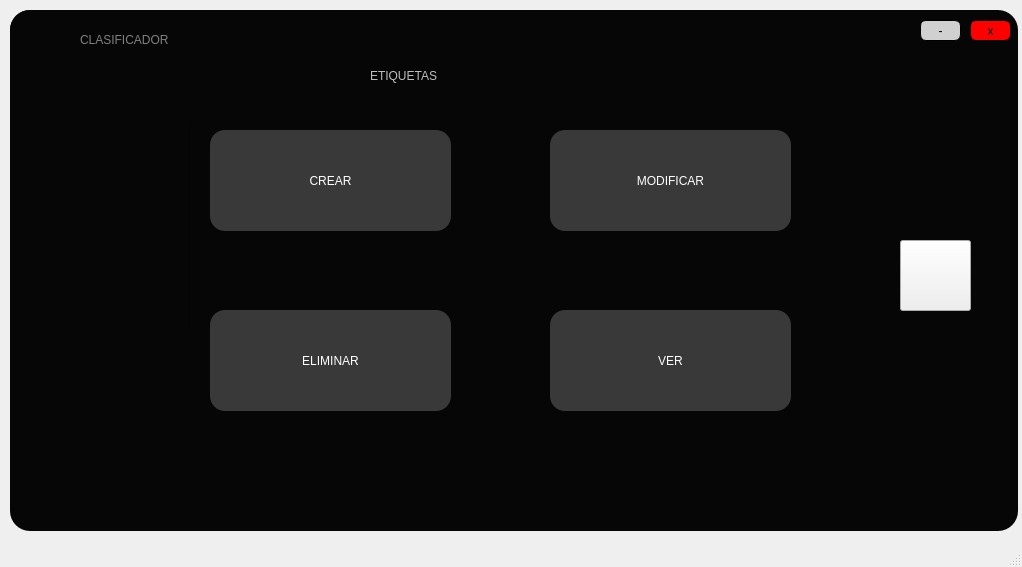
<?xml version="1.0" encoding="UTF-8"?>
<ui version="4.0">
 <class>MainWindow</class>
 <widget class="QMainWindow" name="MainWindow">
  <property name="geometry">
   <rect>
    <x>0</x>
    <y>0</y>
    <width>1022</width>
    <height>567</height>
   </rect>
  </property>
  <property name="windowTitle">
   <string>MainWindow</string>
  </property>
  <widget class="QWidget" name="centralwidget">
   <widget class="QWidget" name="widget_3" native="true">
    <property name="geometry">
     <rect>
      <x>10</x>
      <y>10</y>
      <width>1008</width>
      <height>521</height>
     </rect>
    </property>
    <property name="cursor">
     <cursorShape>ArrowCursor</cursorShape>
    </property>
    <property name="styleSheet">
     <string notr="true">QWidget#widget_3{

background-color: rgb(6, 6, 6);
border-radius:20px;
}</string>
    </property>
    <widget class="QFrame" name="frame_3">
     <property name="geometry">
      <rect>
       <x>0</x>
       <y>0</y>
       <width>1001</width>
       <height>51</height>
      </rect>
     </property>
     <property name="styleSheet">
      <string notr="true">QFrame#frame_3{
	background-color: rgb(6, 6, 6);
border-top-left-radius:20px;
border-top-right-radius:20px;

}</string>
     </property>
     <property name="frameShape">
      <enum>QFrame::StyledPanel</enum>
     </property>
     <property name="frameShadow">
      <enum>QFrame::Raised</enum>
     </property>
     <widget class="QPushButton" name="min_3">
      <property name="geometry">
       <rect>
        <x>910</x>
        <y>10</y>
        <width>41</width>
        <height>21</height>
       </rect>
      </property>
      <property name="cursor">
       <cursorShape>PointingHandCursor</cursorShape>
      </property>
      <property name="styleSheet">
       <string notr="true">QPushButton#min_3{
	background-color: rgb(208, 208, 208);
font: 16pt &quot;MS Shell Dlg 2&quot;;
border-radius:6px;
border: 1px solid black;


}</string>
      </property>
      <property name="text">
       <string>-</string>
      </property>
     </widget>
     <widget class="QPushButton" name="cerrar_3">
      <property name="geometry">
       <rect>
        <x>960</x>
        <y>10</y>
        <width>41</width>
        <height>21</height>
       </rect>
      </property>
      <property name="cursor">
       <cursorShape>PointingHandCursor</cursorShape>
      </property>
      <property name="styleSheet">
       <string notr="true">QPushButton#cerrar_3{

background-color: rgb(255, 0, 0);
border-radius:6px;
border: 1px solid black;
font: 11pt &quot;MS Shell Dlg 2&quot;;

}</string>
      </property>
      <property name="text">
       <string>x</string>
      </property>
     </widget>
     <widget class="QLabel" name="label_4">
      <property name="geometry">
       <rect>
        <x>20</x>
        <y>10</y>
        <width>41</width>
        <height>41</height>
       </rect>
      </property>
      <property name="styleSheet">
       <string notr="true">border-image: url(:/Iconos/Icono youtube.png);</string>
      </property>
      <property name="text">
       <string/>
      </property>
     </widget>
     <widget class="QLabel" name="label_2">
      <property name="geometry">
       <rect>
        <x>70</x>
        <y>20</y>
        <width>181</width>
        <height>20</height>
       </rect>
      </property>
      <property name="styleSheet">
       <string notr="true">font: 14pt &quot;Lucida Console&quot;;
color:gray
;
font: 70 15pt &quot;Rockwell Extra Bold&quot;;</string>
      </property>
      <property name="text">
       <string>CLASIFICADOR</string>
      </property>
     </widget>
    </widget>
    <widget class="QPushButton" name="BCrear">
     <property name="geometry">
      <rect>
       <x>200</x>
       <y>120</y>
       <width>241</width>
       <height>101</height>
      </rect>
     </property>
     <property name="cursor">
      <cursorShape>PointingHandCursor</cursorShape>
     </property>
     <property name="styleSheet">
      <string notr="true">QPushButton#BCrear{

background-color: rgb(57, 57, 57);

border-radius:15px;

font: 70 20pt &quot;Rockwell Extra Bold&quot;;
color:white;
}</string>
     </property>
     <property name="text">
      <string>CREAR</string>
     </property>
    </widget>
    <widget class="Line" name="line">
     <property name="geometry">
      <rect>
       <x>170</x>
       <y>110</y>
       <width>20</width>
       <height>211</height>
      </rect>
     </property>
     <property name="styleSheet">
      <string notr="true">background-color: rgb(6, 6, 6);</string>
     </property>
     <property name="orientation">
      <enum>Qt::Vertical</enum>
     </property>
    </widget>
    <widget class="QPushButton" name="BModificar">
     <property name="geometry">
      <rect>
       <x>540</x>
       <y>120</y>
       <width>241</width>
       <height>101</height>
      </rect>
     </property>
     <property name="cursor">
      <cursorShape>PointingHandCursor</cursorShape>
     </property>
     <property name="styleSheet">
      <string notr="true">QPushButton#BModificar{
background-color: rgb(52, 107, 98);
background-color: rgb(57, 57, 57);
border-radius:15px;
font: 70 20pt &quot;Rockwell Extra Bold&quot;;
color:white;
}</string>
     </property>
     <property name="text">
      <string>MODIFICAR</string>
     </property>
    </widget>
    <widget class="QPushButton" name="BEliminar">
     <property name="geometry">
      <rect>
       <x>200</x>
       <y>300</y>
       <width>241</width>
       <height>101</height>
      </rect>
     </property>
     <property name="cursor">
      <cursorShape>PointingHandCursor</cursorShape>
     </property>
     <property name="styleSheet">
      <string notr="true">QPushButton#BEliminar{
background-color: rgb(52, 107, 98);
background-color: rgb(57, 57, 57);
font: 87 10pt &quot;Arial Black&quot;;
border-radius:15px;
font: 70 20pt &quot;Rockwell Extra Bold&quot;;
color:white;
}</string>
     </property>
     <property name="text">
      <string>ELIMINAR</string>
     </property>
    </widget>
    <widget class="QPushButton" name="BVer">
     <property name="geometry">
      <rect>
       <x>540</x>
       <y>300</y>
       <width>241</width>
       <height>101</height>
      </rect>
     </property>
     <property name="cursor">
      <cursorShape>PointingHandCursor</cursorShape>
     </property>
     <property name="styleSheet">
      <string notr="true">QPushButton#BVer{
background-color: rgb(52, 107, 98);
background-color: rgb(57, 57, 57);
font: 87 10pt &quot;Arial Black&quot;;
border-radius:15px;
font: 70 20pt &quot;Rockwell Extra Bold&quot;;
color:white;
}</string>
     </property>
     <property name="text">
      <string>VER</string>
     </property>
    </widget>
    <widget class="QLabel" name="label_3">
     <property name="geometry">
      <rect>
       <x>360</x>
       <y>30</y>
       <width>271</width>
       <height>71</height>
      </rect>
     </property>
     <property name="styleSheet">
      <string notr="true">font: 18pt &quot;Lucida Console&quot;;

color: rgb(189, 189, 189);
;
font: 70 30pt &quot;Rockwell Extra Bold&quot;;</string>
     </property>
     <property name="text">
      <string>ETIQUETAS</string>
     </property>
    </widget>
    <widget class="QPushButton" name="pushButton">
     <property name="geometry">
      <rect>
       <x>890</x>
       <y>230</y>
       <width>71</width>
       <height>71</height>
      </rect>
     </property>
     <property name="styleSheet">
      <string notr="true">border-image: url(:/Iconos/derecha.png);</string>
     </property>
     <property name="text">
      <string/>
     </property>
    </widget>
   </widget>
  </widget>
  <widget class="QStatusBar" name="statusbar"/>
 </widget>
 <resources>
  <include location="imagen.qrc"/>
 </resources>
 <connections/>
</ui>
